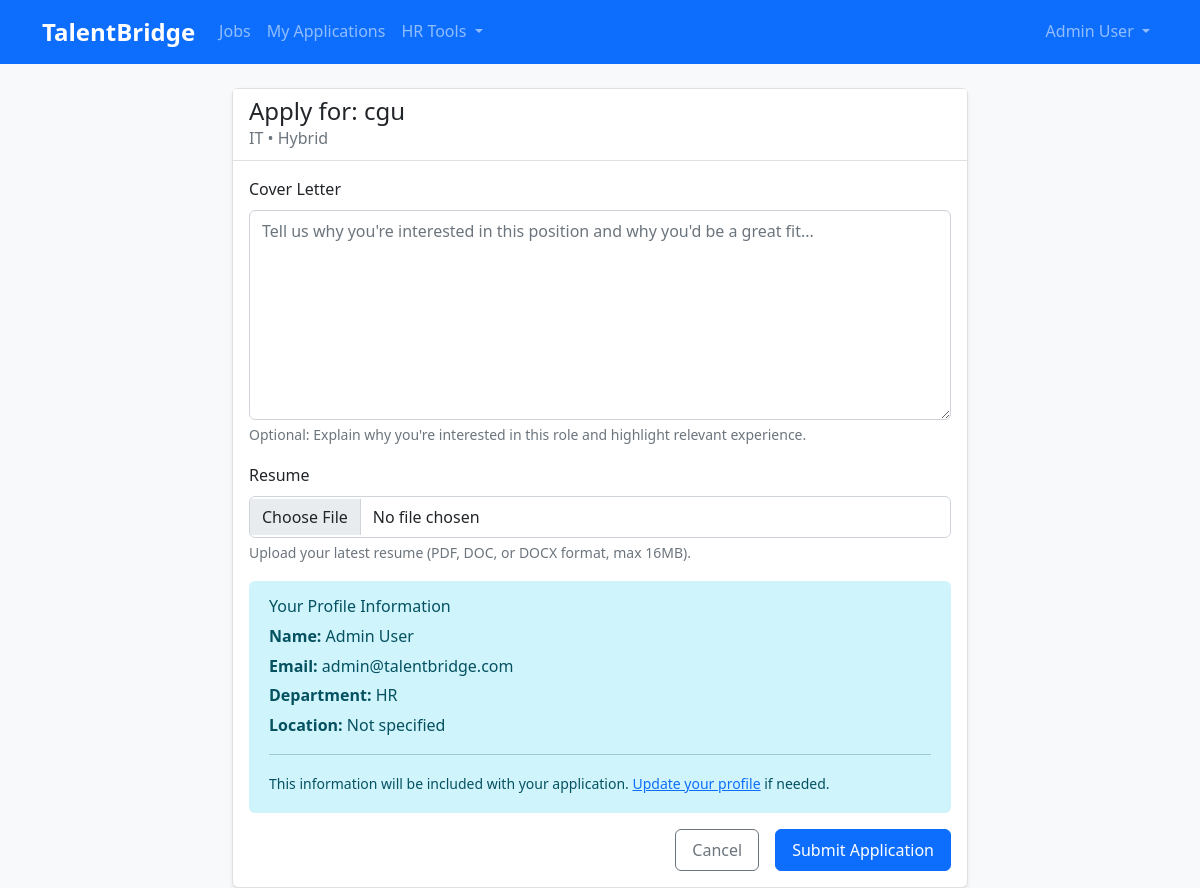
/applications/apply/1 (signed in), run on the app's committed database.
### app/models.py (models this page shows, shortened)
class User(UserMixin, db.Model):
    id = db.Column(db.Integer, primary_key=True)
    username = db.Column(db.String(80), unique=True, nullable=False)
    email = db.Column(db.String(120), unique=True, nullable=False)
    password = db.Column(db.String(120), nullable=False)
    role = db.Column(db.String(20), nullable=False, default='employee')
    first_name = db.Column(db.String(50), nullable=False)
    last_name = db.Column(db.String(50), nullable=False)
    department = db.Column(db.String(100))
    location = db.Column(db.String(100))
    skills = db.Column(db.Text)
    phone = db.Column(db.String(20))
    resume_filename = db.Column(db.String(200))
    created_at = db.Column(db.DateTime, default=datetime.utcnow)
    applications = db.relationship('Application', backref='applicant', lazy=True)
    posted_jobs = db.relationship('Job', backref='posted_by_user', lazy=True)
    def get_full_name(self):
        return f"{self.first_name} {self.last_name}"

class Job(db.Model):
    id = db.Column(db.Integer, primary_key=True)
    title = db.Column(db.String(200), nullable=False)
    department = db.Column(db.String(100), nullable=False)
    location = db.Column(db.String(100), nullable=False)
    description = db.Column(db.Text, nullable=False)
    requirements = db.Column(db.Text)
    skills_required = db.Column(db.Text)
    salary_range = db.Column(db.String(100))
    job_type = db.Column(db.String(50), default='Full-time')
    status = db.Column(db.String(20), default='active')
    deadline = db.Column(db.DateTime)
    posted_by = db.Column(db.Integer, db.ForeignKey('user.id'), nullable=False)
    created_at = db.Column(db.DateTime, default=datetime.utcnow)
    updated_at = db.Column(db.DateTime, default=datetime.utcnow, onupdate=datetime.utcnow)
    applications = db.relationship('Application', backref='job', lazy=True, cascade='all, delete-orphan')

### app/routes/applications.py (the view, shortened to what this page needs)
@applications_bp.route('/apply/<int:job_id>', methods=['GET', 'POST'])
@login_required
def apply(job_id):
    job = Job.query.get_or_404(job_id)
    existing_application = Application.query.filter_by(
        job_id=job_id, user_id=current_user.id
    ).first()
    if existing_application:
        flash('You have already applied to this job', 'warning')
        return redirect(url_for('jobs.job_detail', job_id=job_id))
    return render_template('applications/apply.html', job=job)

### app/templates/applications/apply.html (shortened to what this page needs)
{% extends "base.html" %}
{% block content %}
<div class="row justify-content-center">
    <div class="col-lg-8">
        <div class="card">
            <div class="card-header">
                <h4 class="mb-0">Apply for: {{ job.title }}</h4>
                <p class="text-muted mb-0">{{ job.department }} • {{ job.location }}</p>
            </div>
            <div class="card-body">
                <form method="POST" enctype="multipart/form-data">
                    <div class="mb-3">
                        <label for="cover_letter" class="form-label">Cover Letter</label>
                        <textarea class="form-control" id="cover_letter" name="cover_letter" rows="8"
                                  placeholder="Tell us why you're interested in this position and why you'd be a great fit..."></textarea>
                        <div class="form-text">Optional: Explain why you're interested in this role and highlight relevant experience.</div>
                    </div>
                    <div class="mb-3">
                        <label for="resume" class="form-label">Resume</label>
                        <input type="file" class="form-control" id="resume" name="resume" accept=".pdf,.doc,.docx">
                        <div class="form-text">
                            Upload your latest resume (PDF, DOC, or DOCX format, max 16MB).
                        </div>
                    </div>
                    <div class="alert alert-info" role="alert">
                        <h6 class="alert-heading">Your Profile Information</h6>
                        <p class="mb-1"><strong>Name:</strong> {{ current_user.get_full_name() }}</p>
                        <p class="mb-1"><strong>Email:</strong> {{ current_user.email }}</p>
                        <p class="mb-1"><strong>Department:</strong> {{ current_user.department or 'Not specified' }}</p>
                        <p class="mb-1"><strong>Location:</strong> {{ current_user.location or 'Not specified' }}</p>
                        <hr>
                        <p class="mb-0">
                            <small>This information will be included with your application.
                            <a href="{{ url_for('profile.edit_profile') }}">Update your profile</a> if needed.</small>
                        </p>
                    </div>
                    <div class="d-grid gap-2 d-md-flex justify-content-md-end">
                        <a href="{{ url_for('jobs.job_detail', job_id=job.id) }}" class="btn btn-outline-secondary me-md-2">Cancel</a>
                        <button type="submit" class="btn btn-primary">Submit Application</button>
                    </div>
                </form>
            </div>
        </div>
    </div>
</div>
{% endblock %}

### app/templates/base.html (shortened to what this page needs)
<!DOCTYPE html>
<html lang="en">
<head>
    <link href="https://cdn.jsdelivr.net/npm/bootstrap@5.1.3/dist/css/bootstrap.min.css" rel="stylesheet">
    <link href="{{ url_for('static', filename='css/style.css') }}" rel="stylesheet">
</head>
<body>
    <nav class="navbar navbar-expand-lg navbar-dark bg-primary">
        <div class="container">
            <a class="navbar-brand" href="{{ url_for('index') }}">TalentBridge</a>
            {% if current_user.is_authenticated %}
            <div class="collapse navbar-collapse" id="navbarNav">
                <ul class="navbar-nav me-auto">
                    <li class="nav-item">
                        <a class="nav-link" href="{{ url_for('jobs.job_list') }}">Jobs</a>
                    </li>
                    <li class="nav-item">
                        <a class="nav-link" href="{{ url_for('applications.my_applications') }}">My Applications</a>
                    </li>
                    {% if current_user.role in ['hr', 'manager'] %}
                    <li class="nav-item dropdown">
                        <a class="nav-link dropdown-toggle" href="#" role="button" data-bs-toggle="dropdown">
                            HR Tools
                        </a>
                    </li>
                    {% endif %}
                </ul>
                <ul class="navbar-nav">
                    <li class="nav-item dropdown">
                        <a class="nav-link dropdown-toggle" href="#" role="button" data-bs-toggle="dropdown">
                            {{ current_user.get_full_name() }}
                        </a>
                    </li>
                </ul>
            </div>
            {% endif %}
        </div>
    </nav>
    <main class="container mt-4">
        {% block content %}{% endblock %}
    </main>
</body>
</html>

### app/static/css/style.css (style rules this page uses)
:root { --primary-color: #0d6efd; --secondary-color: #6c757d; --success-color: #198754; --info-color: #0dcaf0; --warning-color: #ffc107; --danger-color: #dc3545; --light-color: #f8f9fa; --dark-color: #212529; }
body { font-family: 'Segoe UI', Tahoma, Geneva, Verdana, sans-serif; background-color: #f8f9fa; line-height: 1.6; }
.navbar-brand { font-weight: bold; font-size: 1.5rem; }
.card { box-shadow: 0 0.125rem 0.25rem rgba(0, 0, 0, 0.075); border: 1px solid rgba(0, 0, 0, 0.125); border-radius: 0.375rem; }
.card-header { background-color: #fff; border-bottom: 1px solid rgba(0, 0, 0, 0.125); font-weight: 500; }
.btn { font-weight: 500; border-radius: 0.375rem; padding: 0.5rem 1rem; transition: all 0.2s ease-in-out; }
.alert { border-radius: 0.375rem; border: none; padding: 1rem 1.25rem; }
.form-control, .form-select { border-radius: 0.375rem; border: 1px solid #ced4da; padding: 0.5rem 0.75rem; transition: border-color 0.15s ease-in-out, box-shadow 0.15s ease-in-out; }

### data on the page
User: get_full_name "Admin User", email "admin@talentbridge.com", department "HR", location "Not specified"
Job: title "cgu", department "IT", location "Hybrid"
